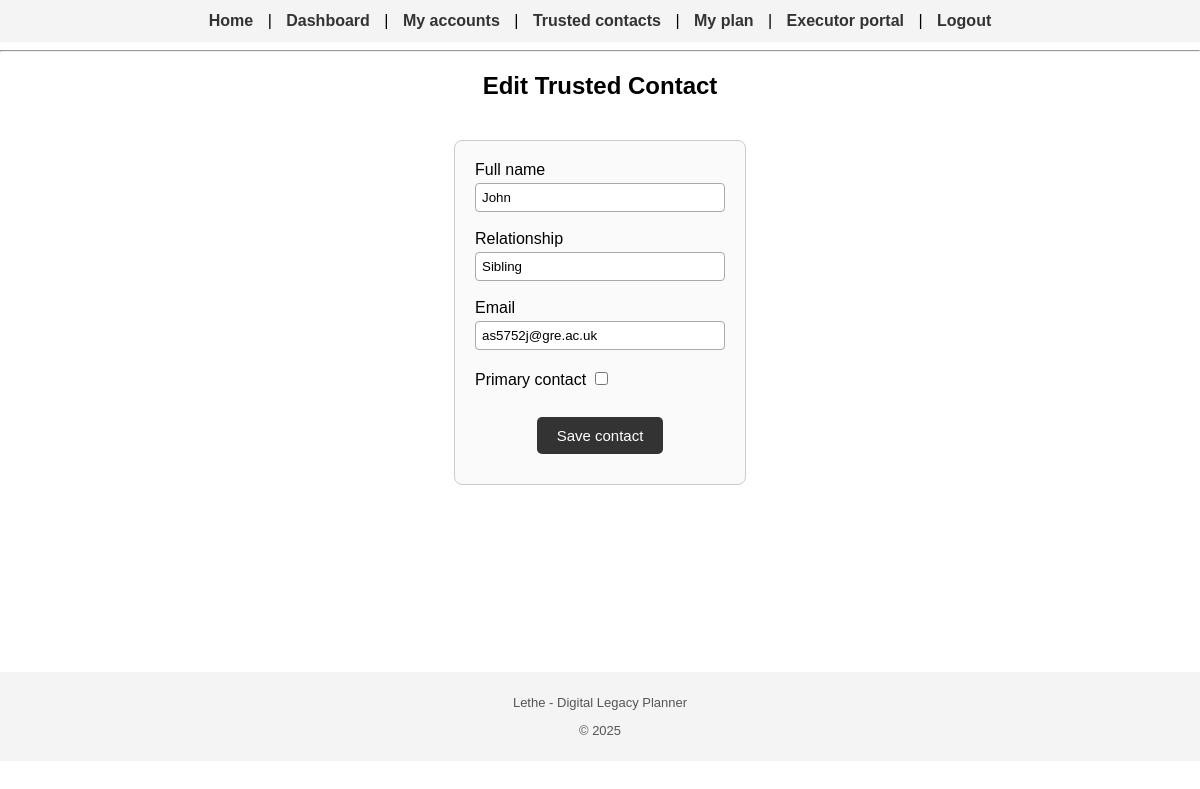
The page /contacts/1/edit (signed in) on the database its author committed.
### app/models.py (models this page shows)
class TrustedContact(db.Model):
    id = db.Column(db.Integer, primary_key=True)
    name = db.Column(db.String(120), nullable=False)
    relationship = db.Column(db.String(80))
    email = db.Column(db.String(120), nullable=False)
    is_primary = db.Column(db.Boolean, default=False)
    user_id = db.Column(db.Integer, db.ForeignKey("user.id"), nullable=False)

### app/routes.py (the view, shortened to what this page needs)
@app.route("/contacts/<int:contact_id>/edit", methods=["GET", "POST"])
@login_required
def edit_contact(contact_id):
    c = TrustedContact.query.get_or_404(contact_id)
    if c.user_id != current_user.id:
        flash("You are not allowed to edit this contact.")
        return redirect(url_for("manage_contacts"))
    return render_template("contact_form.html", contact=c)

### app/models.py (called while the page is built)
@login_manager.user_loader
def load_user(user_id):
    return User.query.get(int(user_id))

### app/templates/contact_form.html (shortened to what this page needs)
{% extends "base.html" %}
{% block content %}
<h2>{% if contact %}Edit{% else %}Add{% endif %} Trusted Contact</h2>
<form method="post">
    <label>Full name</label><br>
    <input type="text" name="name" required value="{{ contact.name if contact else '' }}"><br><br>
    <label>Relationship</label><br>
    <input type="text" name="relationship" value="{{ contact.relationship if contact else '' }}"><br><br>
    <label>Email</label><br>
    <input type="email" name="email" required value="{{ contact.email if contact else '' }}"><br><br>
    <label>Primary contact</label>
    <input type="checkbox" name="is_primary" {% if contact and contact.is_primary %}checked{% endif %}><br><br>
    <button type="submit">Save contact</button>
</form>
{% endblock %}

### app/static/style.css (style rules this page uses)
html, body { min-height: 100%; margin: 0; padding: 0; font-family: Arial, sans-serif; text-align: center; }
form { display: inline-block; text-align: left; padding: 20px; border: 1px solid #cccccc; border-radius: 8px; background-color: #fafafa; margin: 20px auto; }
input, select, textarea { width: 250px; padding: 6px; margin-top: 4px; border-radius: 4px; border: 1px solid #aaa; box-sizing: border-box; }
input[type="checkbox"] { width: auto; }
button { padding: 10px 20px; margin: 10px auto; display: block; border: none; background-color: #333; color: white; border-radius: 5px; cursor: pointer; font-size: 15px; }
h1, h2, h3 { margin-top: 20px; }

### rows shown on the page
TrustedContact: name "John", relationship "Sibling", email "as5752j@gre.ac.uk"
